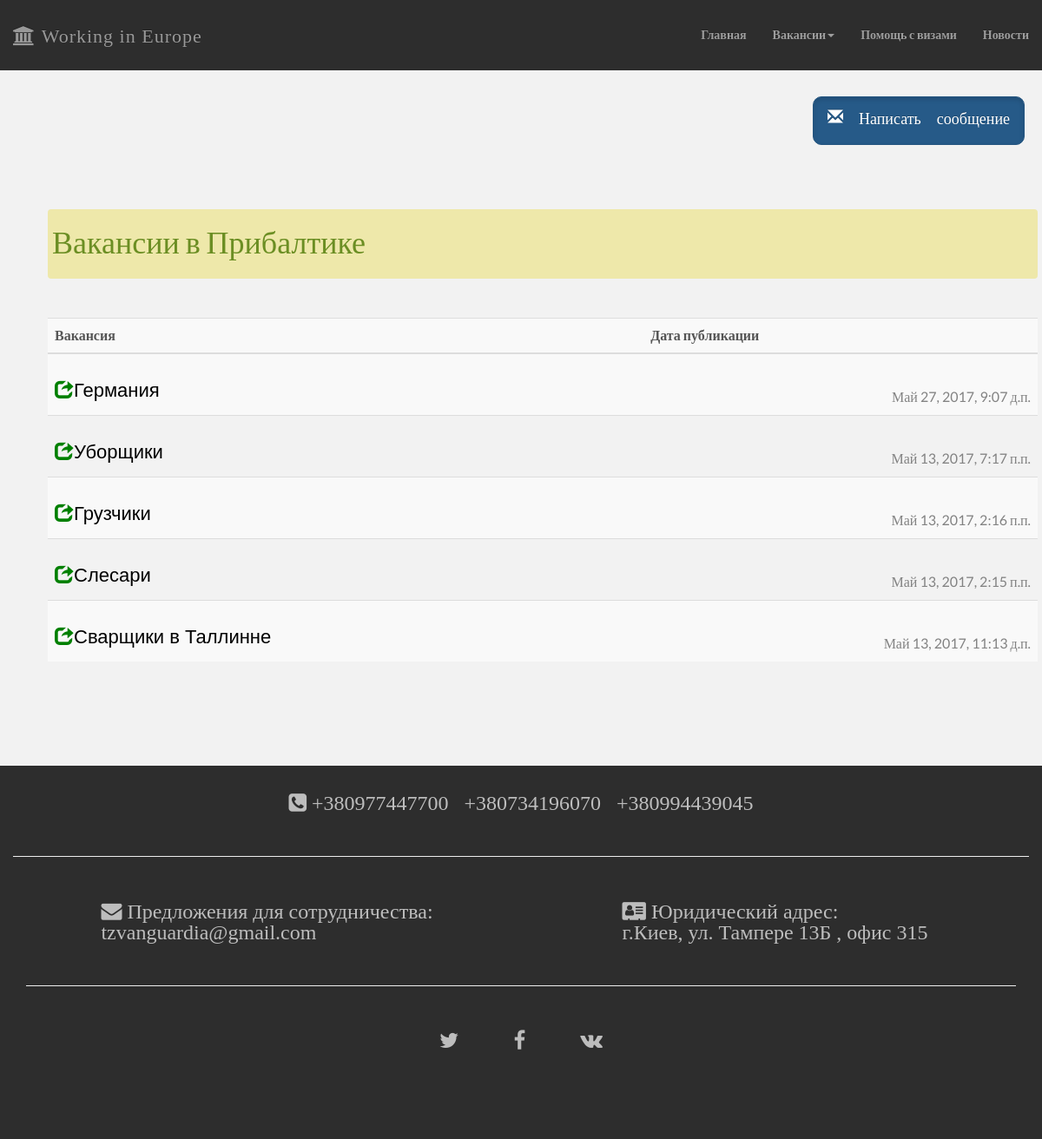
Before: /postp_list_pribaltik/ with the older database file.
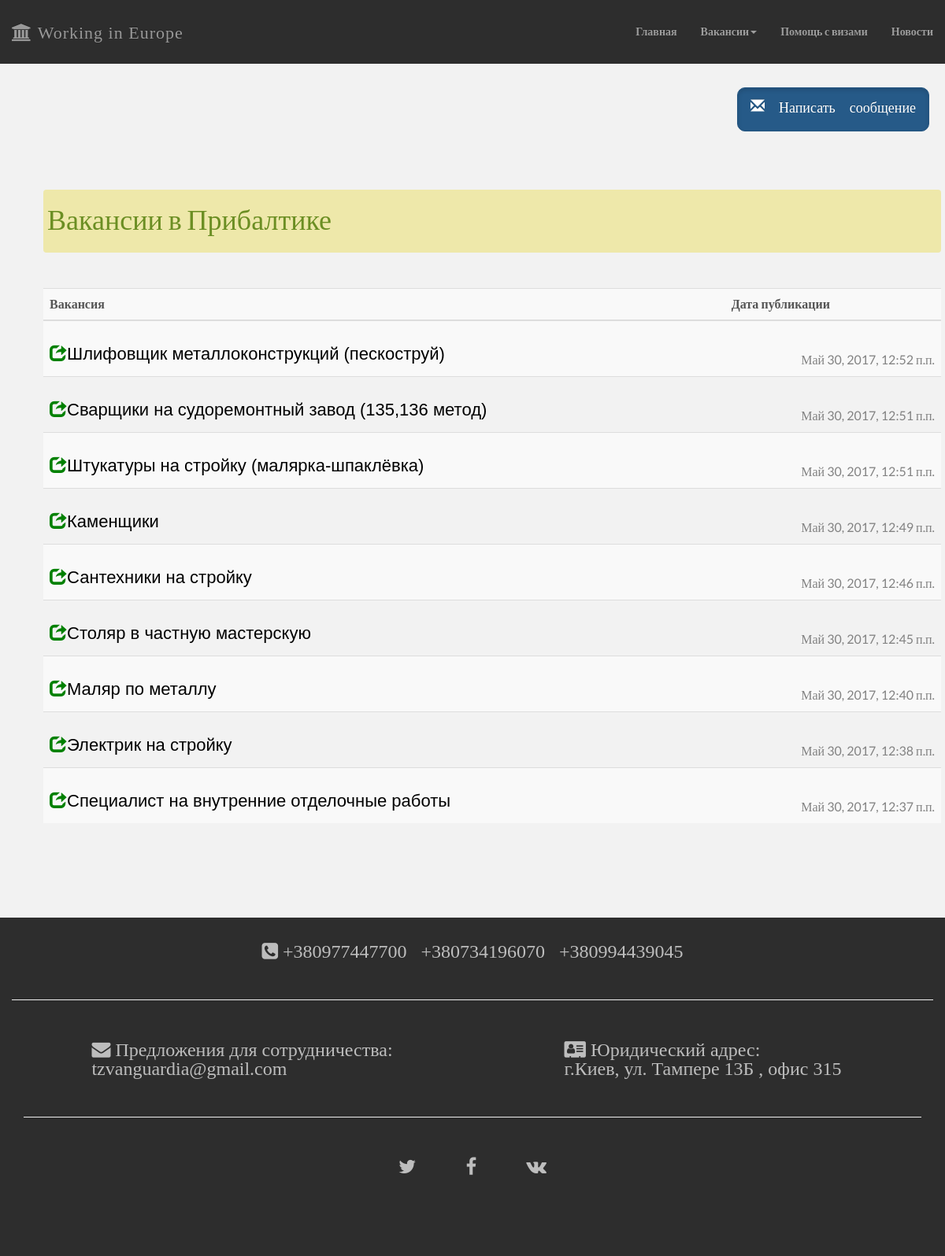
After: the same page with the newer database file.
### workeu/models.py (models this page shows, shortened)
class Postp(models.Model): # Посты по Прибалтике
    photo = models.ImageField("фотография", upload_to="workeu/media/photos/pribaltik", default="", blank=True)
    author = models.ForeignKey('auth.User')
    title = models.CharField(max_length=200)
    text = models.TextField()
    created_date = models.DateTimeField(
            default=timezone.now)
    published_date = models.DateTimeField(
            blank=True, null=True)

### workeu/views.py (the view)
# urls.py: url(r'^postp_list_pribaltik/$', views.postp_list_pribaltik, name='postp_list_pribaltik'), # ... для вывода страницы постов по Польше
def postp_list_pribaltik(request): # Страница вывода постов по Таллинну
    postsp = Postp.objects.filter(published_date__lte=timezone.now()).order_by('-published_date')
    return render(request, 'workeu/postp_list_pribaltik.html', {'postsp': postsp})

### workeu/templates/workeu/postp_list_pribaltik.html
{% extends 'workeu/base.html' %}
{% block content %}
<div class="content container">
<div class="row">
<div class="col-md-12">
<span class="topik">Вакансии в Прибалтике</span>
                <table class="table table-striped  post postList">
<tr>
 <th>Вакансия</th>
 <th>Дата публикации</th>
</tr>
<tbody>
  <div class="post postList">
 {% for post in postsp %}
<tr>
 <td>
     <h1 class="glyphicon glyphicon-share"><a class="block" href="{% url 'postp_detail_pribaltik' pk=post.pk %}">{{ post.title }}</a></h1>
 </td>
<td>
     <div class="date">
		{{ post.published_date }}
	 </div>
</td>
</tr>
 {% endfor %}
</div>
</tbody>
</table>
</div>
</div>
</div>
{% endblock content %}

### workeu/templates/workeu/base.html (shortened to what this page needs)
{% load staticfiles %}
<html>
<head>
    <link rel="stylesheet" href="//maxcdn.bootstrapcdn.com/bootstrap/3.2.0/css/bootstrap.min.css">
    <link rel="stylesheet" href="//maxcdn.bootstrapcdn.com/bootstrap/3.2.0/css/bootstrap-theme.min.css">
	<link rel="stylesheet" href="{% static 'css/workeu.css' %}">
	<link rel="stylesheet" href="{% static 'css/font-awesome.min.css' %}">
</head>
<body>
<div class="navbar navbar-inverse navbar-fixed-top">
    <div class="containernav">
	    <div class="navbar-header">
			    <a class="navbar-brand" href="{% url 'landing' %}"><i class="fa fa-university" aria-hidden="true">&nbsp;Working in Europe</i></a>
		</div>
		    <div class="navbar-collapse collapse right">
			    <ul class="nav navbar-nav navbar-right">
				   {% url 'landing' as url %}
				    <li {% if request.path == url %}class = "active"{% endif %}><a href="{{url}}">Главная</a></li>
					<li class="dropdown"><a href="#" class="dropdown-toggle" data-toggle="dropdown">Вакансии<span class="caret"></span></a>
						{% url 'post_list' as url %}
						{% url 'postp_list_pribaltik' as url %}
						{% url 'postf_list_finland' as url %}
					</li>
					{% url 'HelpInVisa' as url %}
                    <li {% if request.path == url %}class = "active"{% endif %}><a href="{{url}}">Помощь с визами</a></li>
					{% url 'techwork' as url %}
					<li {% if request.path == url %}class = "active"{% endif %}><a href="{{url}}">Новости</a></li>
				</ul>
			</div>
    </div>
</div>
<a href="{% url 'contactView' %}" class="top-menu"><span class="knopkaPost btn btn-primary btn-lg active glyphicon glyphicon-envelope">&nbsp;Написать сообщение</span></a>
                {% block content %}
                {% endblock %}
<div id="f">
    <div class="container">
	    <div class="row centered">
		<i class="fa fa-phone-square" aria-hidden="true">&nbsp;+380977447700&nbsp;&nbsp; +380734196070&nbsp;&nbsp; +380994439045</i><br>
		<hr></hr>
		 <div class="container">
					    <div class="row centered">
						    <div class="col-lg-6">
		                        <i class="fa fa-envelope fontLeft" aria-hidden="true">&nbsp;Предложения для сотрудничества:<br>tzvanguardia@gmail.com</i><br>
		                    </div>
							<div class="col-lg-6">
		                        <i class="fa fa-address-card fontLeft" aria-hidden="true">&nbsp;Юридический адрес:<br>г.Киев, ул. Тампере 13Б , офис 315</i><br>
		                    </div>
		                </div>
						<hr></hr>
		</div>
		    <a href="#"><i class="fa fa-twitter"></i></a>
			<a href="#"><i class="fa fa-facebook"></i></a>
			<a href="#"><i class="fa fa-vk"></i></a>
		</div>
	</div>
</div>
</body>
</html>

### workeu/static/css/workeu.css (style rules this page uses)
a { color: #f8f8f8; }
body { background-color: #f2f2f2; font-family: "Lato"; font-weight: 300; font-size: 16px; color: #555; -webkit-font-smoothing: antialiased; margin-top: 100px; height:100%; position:relative; }
.centered { text-align: center; }
h1 a { vertical-align:text-bottom; font-size: 24px; color: #FCA205; font-family: Arial, sans-serif; }
.content { margin-left: 40px; padding-bottom:50px; }
h1, h2, h3, h4 { font-family: 'Lobster', cursive; color: black; }
.date { float: right; color: #828282; padding-top: 30px; }
.top-menu, .top-menu:hover, .top-menu:visited { color: #ffffff; float: right; font-size: 26px; margin-right: 20px; }
.postList { margin-top: -25px; }
.post h1 a, .post h1 a:visited { color: #000000; text-decoration: none; font-size: 22px; }
.glyphicon-share { color: #9C9C9C; margin-right: 15px; font-size: 22px; }
.block { width: 200px; height: 300px; transition: all .5s ease; vertical-align: center; }
.navbar { font-weight: 800; font-size: 14px; padding-top: 15px; padding-bottom: 15px; }
.navbar-inverse { background: #2d2d2d; border-color: #2d2d2d; }
.navbar-inverse .navbar-brand { color: #999; font-weight: bolder; font-size: 22px; letter-spacing: 1px; }
.right { margin-right: 15px; }
#f { background: #2d2d2d; padding-top: 30px; margin-bottom: 0px; width: 100%; height: 430px; padding: 0px; }
#f i { color: #bdbdbd; font-size: 24px; padding: 30px; }
.knopkaPost { display: block; padding-bottom: 20px; text-align: center; line-height: 24px; -webkit-border-radius: 10px; -moz-border-radius: 10px; border-radius: 10px; background-image: -webkit-linear-gradient(top, rgba(0, 0, 0, 0), rgba(0, 0, 0, 0.2)); background-image: -moz-linear-gradient(top, rgba(0, 0, 0, 0), rgba(0, 0, 0, 0.2)); background-image: -o-linear-gradient(top, rgba(0, 0, 0, 0), rgba(0, 0, 0, 0.2)); background-image: -ms-linear-gradient(top, rgba(0, 0, 0, 0), rgba(0, 0, 0, 0.2)); background-image: linear-gradient(top, rgba(0, 0, 0, 0), rgba(0, 0, 0, 0.2)); -webkit-box-shadow: 0px 3px 1px rgba(0, 0, 0, 0.2); -moz-box-shadow: 0px 3px 1px rgba(0, 0, 0, 0.2); box-shadow: 0px 3px 1px rgba(0, 0, 0, 0.2); -webkit-transition: All 0.5s ease; -moz-transition: All 0.5s ease; -o-transition: All 0.5s ease; -ms-transition: All 0.5s ease; transition: All 0.5s ease; }
.glyphicon { color: green; }
.top-menu { display: block; margin-top:10px; }
.topik { display: block; font-size: 36px; position: relative; width: 100%; height: 80px; background: #EEE8AA; -moz-border-radius: 4px; border-radius: 4px; padding: 2em 1.5em; color: #6B8E23; line-height: 1.5; margin: left; margin-top: 75px; padding-top: 10px; padding-bottom: 10px; padding-left: 5px; }
.topik:after { -webkit-transform: rotate(3deg); -moz-transform: rotate(3deg); -o-transform: rotate(3deg); -ms-transform: rotate(3deg); transform: rotate(3deg); right: 10px; left: auto; }
.table { margin: 70px auto; }
.active { color: white; background: white; }
.fontLeft { text-align: left; }

Changed rows visible on the page:
removed Postp: title "Германия", published_date "Май 27, 2017, 9:07 д.п."
removed Postp: title "Уборщики", published_date "Май 13, 2017, 7:17 п.п."
removed Postp: title "Грузчики", published_date "Май 13, 2017, 2:16 п.п."
removed Postp: title "Слесари", published_date "Май 13, 2017, 2:15 п.п."
removed Postp: title "Сварщики в Таллинне", published_date "Май 13, 2017, 11:13 д.п."
added Postp: title "Шлифовщик металлоконструкций (пескоструй)", published_date "Май 30, 2017, 12:52 п.п."
added Postp: title "Сварщики на судоремонтный завод (135,136 метод)", published_date "Май 30, 2017, 12:51 п.п."
added Postp: title "Штукатуры на стройку (малярка-шпаклёвка)", published_date "Май 30, 2017, 12:51 п.п."
added Postp: title "Каменщики", published_date "Май 30, 2017, 12:49 п.п."
added Postp: title "Сантехники на стройку", published_date "Май 30, 2017, 12:46 п.п."
added Postp: title "Столяр в частную мастерскую", published_date "Май 30, 2017, 12:45 п.п."
added Postp: title "Маляр по металлу", published_date "Май 30, 2017, 12:40 п.п."
added Postp: title "Электрик на стройку", published_date "Май 30, 2017, 12:38 п.п."
added Postp: title "Специалист на внутренние отделочные работы", published_date "Май 30, 2017, 12:37 п.п."
